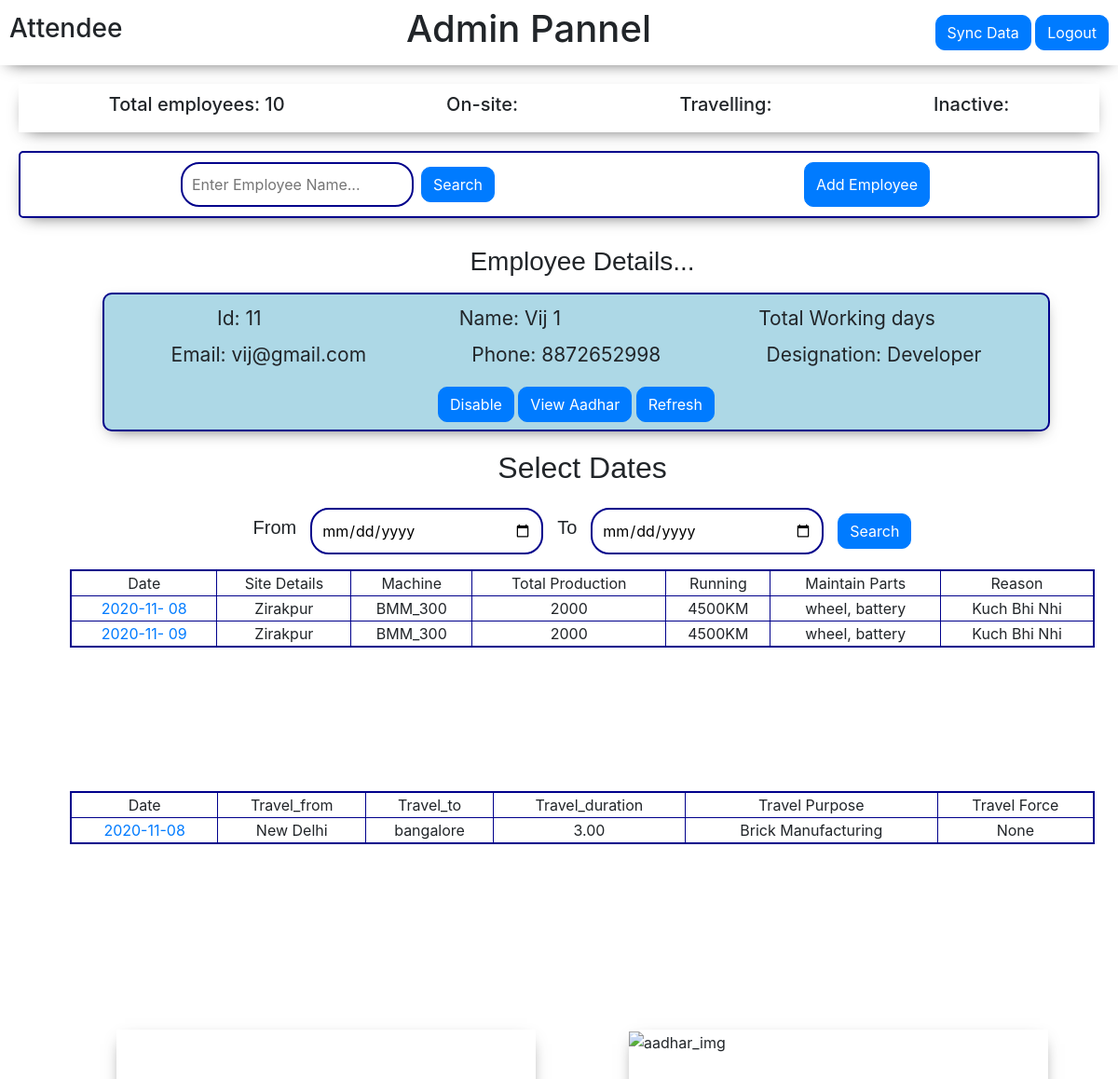
The page /homeadmin/11 (signed in) on the database as committed earlier.
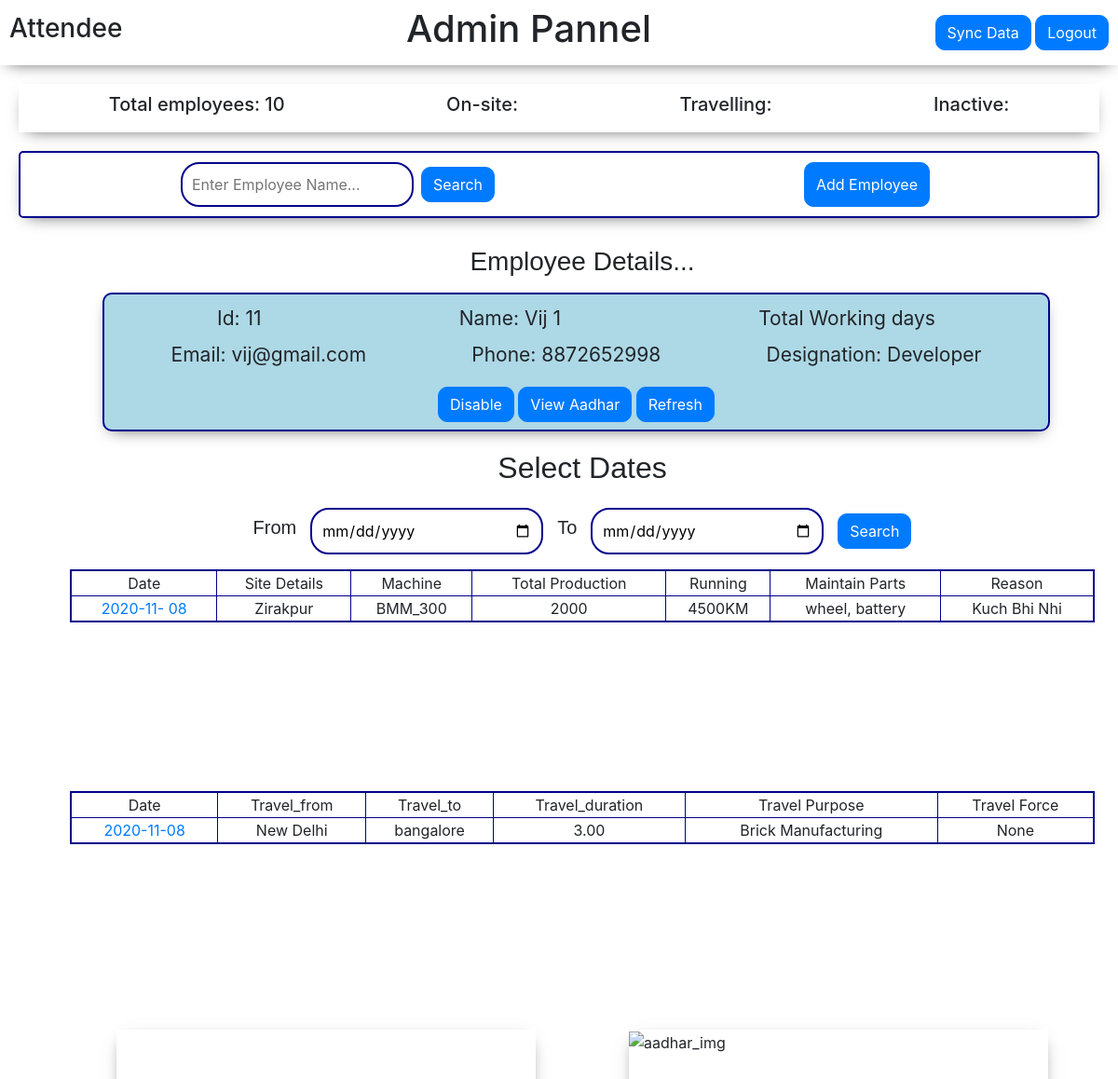
The same page on the database as committed later.
### attende/models.py (models this page shows, shortened)
class Employee(models.Model):
    emp_id = models.AutoField(primary_key=True)
    employee_name = models.CharField(max_length=100)
    employee_phone = models.IntegerField()
    designation = models.CharField(max_length=20)
    place = models.CharField(max_length=30)
    employee_username = models.CharField(max_length=25)
    employee_aadhar = models.ImageField(upload_to ="attende/aadhar", default="")
    employee_email = models.CharField(max_length=500, default="")

class OnSite(models.Model):
    employee = models.ForeignKey(Employee, on_delete=models.CASCADE, null=True)
    emp_date = models.DateField()
    emp_latitude = models.DecimalField(max_digits=10, decimal_places=5, default=0)
    emp_longitude = models.DecimalField(max_digits=10, decimal_places=5, default=0)
    emp_siteInfo = models.CharField(max_length=500, default="")
    emp_work_modelNumber  = models.CharField(max_length=50, blank=True, null=True)
    emp_totalProdution  = models.CharField(max_length=50, blank=True, null=True)
    emp_running = models.CharField(max_length=50, blank=True, null=True)
    emp_maintainParts = models.CharField(max_length=500, default="", blank=True)
    emp_partsReason = models.CharField(max_length=500, default="", blank=True)
    maintain_partsImg = models.ImageField(upload_to="attende/aadhar", default="", blank=True)

class Travel(models.Model):
    employee = models.ForeignKey(Employee, on_delete=models.CASCADE, null=True)
    emp_date = models.DateField()
    emp_latitudec = models.DecimalField(max_digits=10, decimal_places=5, default=0)
    emp_longitudec = models.DecimalField(max_digits=10, decimal_places=5, default=0)
    emp_latitude1 = models.DecimalField(max_digits=10, decimal_places=5, default=0, blank=True, null=True)
    emp_longitude1 = models.DecimalField(max_digits=10, decimal_places=5, default=0, blank=True, null=True)
    emp_latitude2 = models.DecimalField(max_digits=10, decimal_places=5, default=0, blank=True, null=True)
    emp_longitude2 = models.DecimalField(max_digits=10, decimal_places=5, default=0, blank=True, null=True)
    emp_latitude3 = models.DecimalField(max_digits=10, decimal_places=5, default=0, blank=True, null=True)
    emp_longitude3 = models.DecimalField(max_digits=10, decimal_places=5, default=0, blank=True, null=True)
    travel_from = models.CharField(max_length=100, default="", blank=True)
    travel_to = models.CharField(max_length=100, default="", blank=True)
    travel_by = models.CharField(max_length=100, default="", blank=True)
    travel_duration = models.DecimalField(max_digits=5, decimal_places=2, default=0, blank=True)
    travel_purpose = models.CharField(max_length=100, default="", blank=True)
    travel_force =  models.IntegerField(blank=True, null=True)
    accompanied_emp2 = models.IntegerField(blank=True, null=True)
    accompanied_emp3 =  models.IntegerField(blank=True, null=True)
    accompanied_emp4 =  models.IntegerField(blank=True, null=True)
    accompanied_emp5 =  models.IntegerField(blank=True, null=True)

### attende/views.py (the view)
# urls.py: path('homeadmin/<id>', views.homeadmin, name="homeadmin"),
def homeadmin(request, id):
    if request.user.is_authenticated :
        empData = []
        employe = Employee.objects.all()
        for em in employe:
            empData.append(em)
        ed = Employee.objects.filter(emp_id=id)
        totalemp  = Employee.objects.all().count()
        empworkdt = Travel.objects.filter(employee__emp_id=id)
        empworkds = OnSite.objects.filter(employee__emp_id=id)
        if request.method == "POST":
            d1 = request.POST['datefrom']
            d2 = request.POST['dateto']
            empwrkt =  Travel.objects.filter(employee__emp_id=id, emp_date__range=(d1, d2))
            empwrkds = OnSite.objects.filter(employee__emp_id=id, emp_date__range=(d1, d2))
            params = { 'empData' : empData,
                   'empdetail': ed,
                   'totalemp': totalemp,
                   'empwrkt': empwrkt,
                   'empwrkds': empwrkds,
                   'id': id ,
                    'd1': d1,
                    'd2': d2 }
            return render(request, 'attende/admin.html', params)
        else:
            params = { 'empData' : empData,
                   'empdetail': ed,
                   'totalemp': totalemp,
                   'empworkdt': empworkdt,
                   'empworkds': empworkds,
                   'id': id,
                   'd1': "mm-dd-yyyy",
                   'd2': "mm-dd-yyyy" }
            return render(request, 'attende/admin.html', params)
    else :
      return redirect('/')

### templates/attende/admin.html (shortened to what the changed rows need)
<!doctype html>
<html lang="en">
<head>
    <link rel="stylesheet" href="https://cdn.jsdelivr.net/npm/bootstrap@4.5.3/dist/css/bootstrap.min.css"
>
</head>
<body>
    <div class="admin_top">
        <h1>Admin Pannel</h1>
    </div>
    <div class="admin_bottom">
        <div class="emp_details">
            <div class="empDetails_middleA">
                <div class="details container mt-3">
                    {% for emp in empdetail %}
                    <div class="ed">
                        <p1 style="font-size: 21px;">Id: {{emp.emp_id}}</p1>
                        <p1 style="font-size: 21px;">Name: {{emp.employee_name}}</p1>
                        <p1 style="font-size: 21px;">Total Working days</p1>
                    </div>
                    {% endfor %}
                    {% for emp in empdetail %}
                    <div class="e mt-2">
                        <p1 style="font-size: 21px;">Email: {{emp.employee_email}}</p1>
                        <p1 style="font-size: 21px;">Phone: {{emp.employee_phone}}</p1>
                        <p1 style="font-size: 21px;">Designation: {{emp.designation}}</p1>
                    </div>
                    {% endfor %}
                </div>
            </div>
            <div class="empDetails_middleB mt-1">
                <center>
                    <h2 style=" font-family: Comic Sans MS, cursive, sans-serif;">Select Dates</h2>
                </center>
                <div class="container mt-3">
                    <div class="emp_workDetail">
                        <table border="1" style="width: 100%;">
                            {% for e in empworkds %}
                            <tr align="center">
                                <td><a
                                        href='/workdetail/{{id}}/{{e.emp_date|date:"Y-m-d"}}'>{{e.emp_date|date:"Y-m- d" }}</a>
                                </td>
                                <td>{{e.emp_siteInfo}}</td>
                                <td>{{e.emp_work_modelNumber}}</td>
                                <td>{{e.emp_totalProdution}}</td>
                                <td>{{e.emp_running}}</td>
                                <td>{{e.emp_maintainParts}}</td>
                                <td>{{e.emp_partsReason}}</td>
                            </tr>
                            {% endfor %}
                        </table>
                    </div>
                    <div class="emp_workDetail1 mt-5">
                        <table border="1" style="width: 100%;">
                            {% for e in empworkdt %}
                            <tr align="center">
                                <td><a
                                        href='/workdetail/{{id}}/{{e.emp_date|date:"Y-m-d"}}'>{{e.emp_date|date:"Y-m-d"}}</a>
                                </td>
                                <td>{{e.travel_from}}</td>
                                <td>{{e.travel_to}}</td>
                                <td>{{e.travel_duration}}</td>
                                <td>{{e.travel_purpose}}</td>
                                <td>{{e.travel_force}}</td>
                            </tr>
                            {% endfor %}
                        </table>
                    </div>
                </div>
            </div>
        </div>
    </div>
</body>
</html>

Rows that differ between the two databases and show on the page:
removed OnSite: emp_date "2020-11- 09", emp_siteInfo "Zirakpur", emp_work_modelNumber "BMM_300", emp_totalProdution "2000", emp_running "4500KM", emp_maintainParts "wheel, battery", emp_partsReason "Kuch Bhi Nhi"
